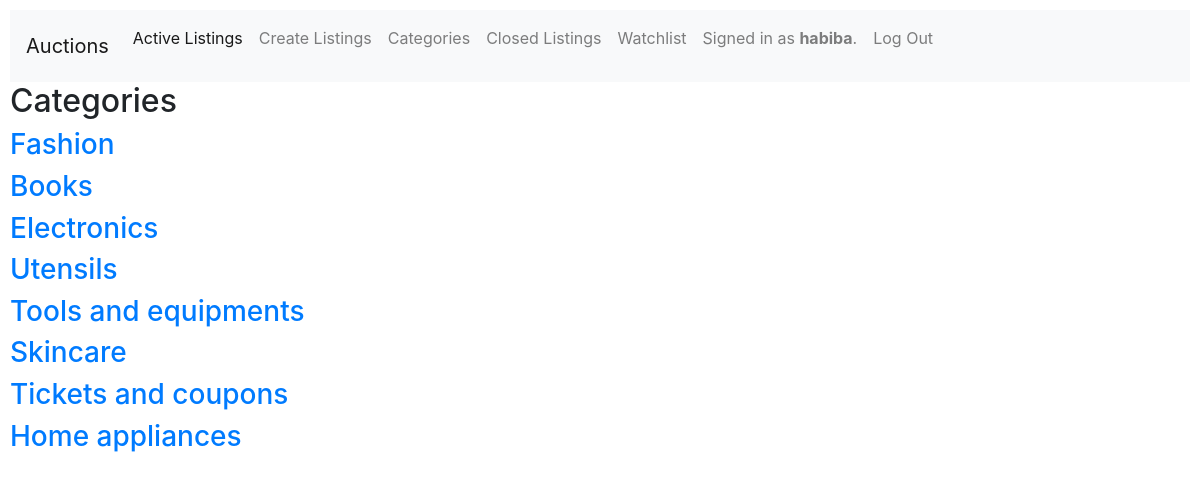
Page /categories (signed in) on the committed database.
### auctions/models.py (models this page shows)
class User(AbstractUser):
    pass

class Category(models.Model):
    category = models.CharField(max_length = 100)
    def __str__(self):
        return f"{self.category}"

### auctions/views.py (the view)
# urls.py: path("categories", views.categories, name="categories"),
def categories(request):
    categories = Category.objects.all()
    context = {
        "categories" :categories
    }
    return render(request, "auctions/category.html", context)

### auctions/templates/auctions/category.html
{% extends "auctions/layout.html" %}
{% block body %}
    <h2>Categories</h2>
    {% if categories %}
        {% for category in categories %}
            <div>
                <a href="{% url 'category' category.id %}"><h3>{{ category }}</h3></a>
            </div>
        {% endfor %}
    {% endif %}
{% endblock %}

### auctions/templates/auctions/layout.html (shortened to what this page needs)
{% load static %}
<!DOCTYPE html>
<html lang="en">
    <head>
        <link rel="stylesheet" href="https://stackpath.bootstrapcdn.com/bootstrap/4.4.1/css/bootstrap.min.css">
        <link href="{% static 'auctions/styles.css' %}" rel="stylesheet">
    </head>
    <body>
        <nav class="navbar navbar-expand-lg navbar-light bg-light">
            <a class="navbar-brand" href="#">Auctions</a>
            <div class="collapse navbar-collapse" id="navbarNavAltMarkup">
              <div class="navbar-nav">
                <a class="nav-item nav-link active" href="{% url 'index' %}">Active Listings <span class="sr-only">(current)</span></a>
                <a class="nav-item nav-link" href="{% url 'addlisting' %}">Create Listings</a>
                <a class="nav-item nav-link" href="{% url 'categories' %}">Categories</a>
                {% if user.is_authenticated %}
                    <a class="nav-item nav-link" href="{% url 'closed' %}">Closed Listings</a>
                    <a class="nav-item nav-link" href="{% url 'allwatchlist' %}">Watchlist</a>
                    <p class="nav-item nav-link" >Signed in as <strong>{{ user.username }}</strong>.</p>
                    <a class="nav-item nav-link" href="{% url 'logout' %}">Log Out</a>
                {% else %}
                    <a class="nav-item nav-link" href="{% url 'login' %}">Log In</a>
                    <a class="nav-item nav-link" href="{% url 'register' %}">Register</a>
                {% endif %}
              </div>
            </div>
          </nav>
        {% block body %}
        {% endblock %}
    </body>
</html>

### auctions/static/auctions/styles.css (style rules this page uses)
body { padding: 10px; }

### rows in the picture
User: username "habiba"
Category: category "Fashion"
Category: category "Books"
Category: category "Electronics"
Category: category "Utensils"
Category: category "Tools and equipments"
Category: category "Skincare"
Category: category "Tickets and coupons"
Category: category "Home appliances"
